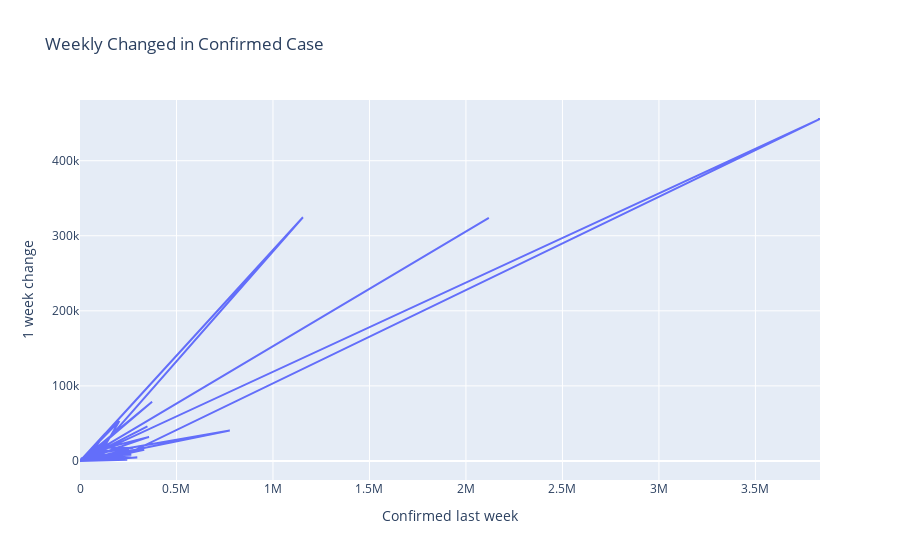

Write notebook code for a chart like this one.
### Code cell
fig = px.line(df, x="Confirmed last week",y="1 week change",
              title="Weekly Changed in Confirmed Case",
              hover_name="Country/Region")
fig.show()

### Figure 1 — Plotly figure (JSON) as saved in the notebook; plotly's stock layout.template omitted (floating-point values rounded to 4 significant figures; data arrays with more than 128 entries replaced by an {"elided": "..."} marker saying what was removed)
{"data": [{"hovertemplate": "<b>%{hovertext}</b><br><br>Confirmed last week=%{x}<br>1 week change=%{y}<extra></extra>", "hovertext": {"elided": "187 str values"}, "legendgroup": "", "line": {"color": "#636efa", "dash": "solid"}, "marker": {"symbol": "circle"}, "mode": "lines", "name": "", "orientation": "v", "showlegend": false, "type": "scatter", "x": {"elided": "187 int values"}, "xaxis": "x", "y": {"elided": "187 int values"}, "yaxis": "y"}], "layout": {"legend": {"tracegroupgap": 0}, "title": {"text": "Weekly Changed in Confirmed Case"}, "xaxis": {"anchor": "y", "domain": [0, 1], "title": {"text": "Confirmed last week"}}, "yaxis": {"anchor": "x", "domain": [0, 1], "title": {"text": "1 week change"}}}}
